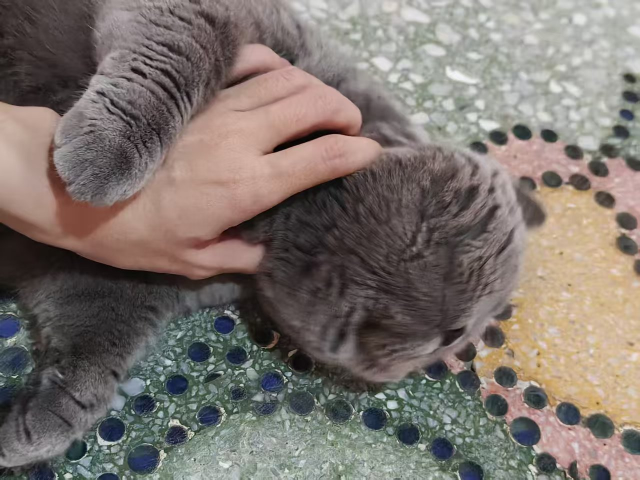
#> input picture docs/paw-reference.jpg, 1280 x 960 px (shown at 1/2 size)
$ python extract-photo-paws.py
#> lines starting #> are read from the running program, lines starting #| are printed output that depends on the picture
"""Extract both forepaws from the user's new photograph.

Hand-selected masks, fine alpha matting, small reflected repair at the clipped
lower paw's photo edge, then rotation into the app's downward resting pose.
"""
from pathlib import Path
import json, math
import numpy as np
import cv2
from PIL import Image, ImageDraw
from pymatting import estimate_alpha_cf

ROOT=Path(__file__).resolve().parents[1]
source=Image.open(ROOT/'docs/paw-reference.jpg').convert('RGB')
#> source is the input picture: PIL image 1280x960 RGB; mean R, G, B 124.8, 115.8, 109.8
pad=40
photo=Image.fromarray(np.pad(np.array(source),((pad,pad),(pad,pad),(0,0)),mode='reflect'))
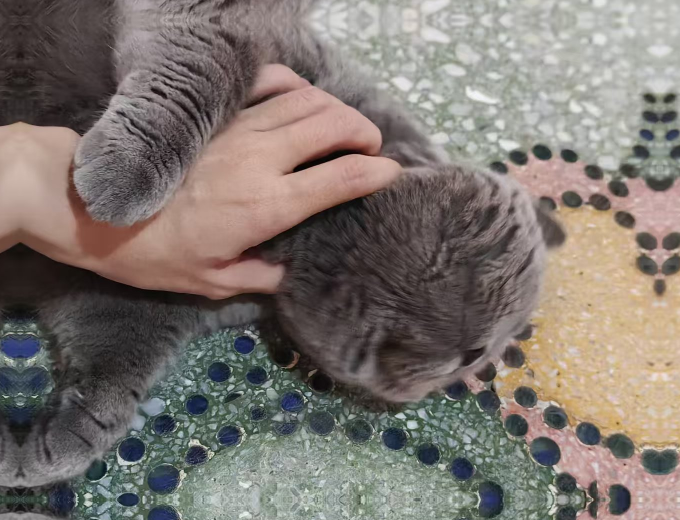
#> photo: PIL image 1360x1040 RGB (shown at 1/2 size); mean R, G, B 126.3, 117.9, 112.1
specs=[
    ('left',[(201,143),(233,152),(272,169),(315,184),(360,198),(391,209),(379,235),(360,266),(338,296),(314,329),(283,360),(249,388),(215,405),(185,404),(155,390),(130,369),(114,345),(108,319),(113,292),(125,265),(144,237),(163,210),(180,181)],(280,185),(198,365)),
    ('right',[(222,556),(275,551),(327,560),(371,577),(379,597),(355,626),(328,659),(302,694),(277,732),(252,772),(226,811),(203,847),(176,878),(145,903),(112,924),(78,935),(43,931),(12,917),(-12,899),(-18,876),(-13,852),(9,820),(35,788),(61,753),(88,717),(116,680),(145,642),(177,605),(202,577)],(290,590),(82,865))
]
record=[]
for name,anchors,root,tip in specs:
    points=np.array(anchors,dtype=float)+pad
    line=[]
    for i in range(len(points)):
        p0,p1,p2,p3=(points[(i+j)%len(points)] for j in [-1,0,1,2])
        m1,m2=.36*(p2-p0),.36*(p3-p1)
        for t in np.linspace(0,1,max(8,int(np.linalg.norm(p2-p1))),endpoint=False):
            line.append((2*t**3-3*t**2+1)*p1+(t**3-2*t**2+t)*m1+(-2*t**3+3*t**2)*p2+(t**3-t**2)*m2)
    line=np.array(line)
    mask=Image.new('L',(photo.width*4,photo.height*4));ImageDraw.Draw(mask).polygon([tuple(p*4) for p in line],fill=255)
    mask=mask.resize(photo.size,Image.Resampling.LANCZOS)
    bounds=(math.floor(line[:,0].min()-10),math.floor(line[:,1].min()-10),math.ceil(line[:,0].max()+10),math.ceil(line[:,1].max()+10))
    region=photo.crop(bounds);binary=(np.array(mask.crop(bounds))>128).astype(np.uint8)
    inside=cv2.distanceTransform(binary,cv2.DIST_L2,cv2.DIST_MASK_PRECISE)
    outside=cv2.distanceTransform(1-binary,cv2.DIST_L2,cv2.DIST_MASK_PRECISE)
    guide=np.full(binary.shape,.5);guide[inside>4]=1;guide[outside>4]=0
    rgb=np.array(region,dtype=float)
    # Prevent the human hand and colored floor from leaking into the fur edge.
    guide[(rgb[:,:,0]-rgb[:,:,2]>18)|(np.max(rgb,axis=2)-np.min(rgb,axis=2)>40)]=0
#> (the run stopped early here; a loop or call above may not have finished)

$ run again, with docs/reference.jpg copied over docs/paw-reference.jpg
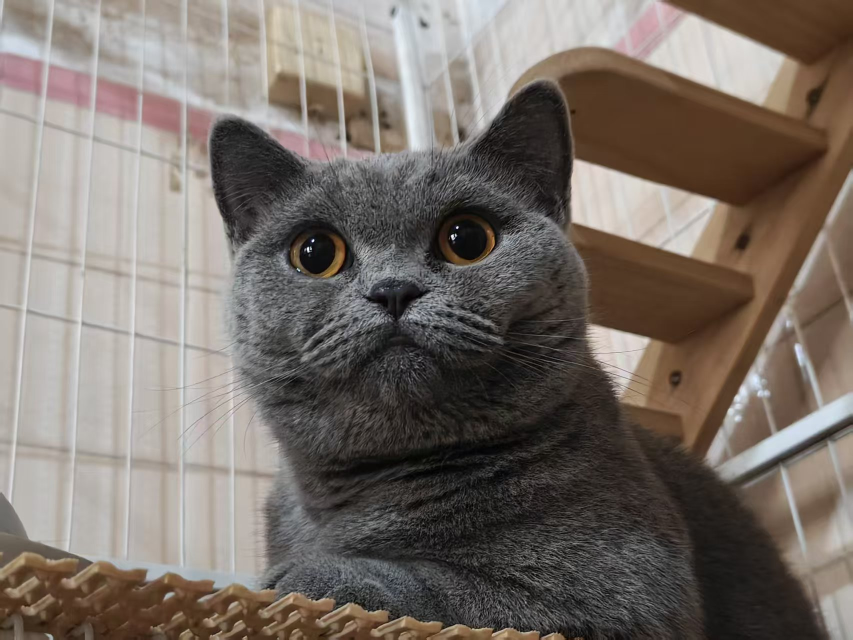
#> input picture docs/reference.jpg, 1706 x 1279 px (shown at 1/2 size)
#> source is the input picture: PIL image 1706x1279 RGB; mean R, G, B 120.6, 111.5, 104.3
